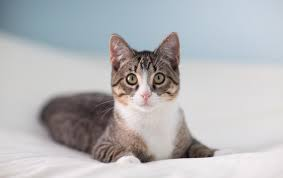
#> input picture images/images.jpeg, 283 x 178 px; its folder holds 2 pictures in this run
$ python Patch.py
#> lines starting #> are read from the running program, lines starting #| are printed output that depends on the picture
import os
import sys
import math
if '/opt/ros/kinetic/lib/python2.7/dist-packages' in sys.path:
    sys.path.remove('/opt/ros/kinetic/lib/python2.7/dist-packages')
import cv2
import numpy as np
from typing import List


class Patch:

    def __init__(self, img, xc, yc, id, w=96, h=96, gap_size=48, center=False):
        assert int(xc)==xc, 'xc must be an integer'
        assert int(yc)==yc, 'yc must be an integer'

        self.w = w
        self.h = h
        self.g = gap_size
        self.id = id
        if center:
            self.id = -1
            self.x = xc
            self.y = yc
        elif id == 0:
            self.x = xc - self.w - self.g
            self.y = yc - self.h - self.g
        elif id == 1:
            self.x = xc
            self.y = yc - self.h - self.g
        elif id == 2:
            self.x = xc + self.w + self.g
            self.y = yc - self.h - self.g
        elif id == 3:
            self.x = xc - self.w - self.g
            self.y = yc
        elif id == 4:
            self.x = xc + self.w + self.g
            self.y = yc
        elif id == 5:
            self.x = xc - self.w - self.g
            self.y = yc + self.h + self.g
        elif id == 6:
            self.x = xc
            self.y = yc + self.h + self.g
        elif id == 7:
            self.x = xc + self.w + self.g
            self.y = yc + self.h + self.g
        else:
            raise ValueError('patch id must be in range from 0 to 7')
        self.img = img
        self.img_patch = self.img[self.y-self.h//2 : self.y+self.h//2, self.x-self.w//2 : self.x+self.w//2]

    def applyRandomJitter(self, amount=7):
        self.x += np.random.randint(-amount, amount+1)
        self.y += np.random.randint(-amount, amount+1)

    def applyMeanSubtraction(self):
        ## get the patch img from the original image, cast it to float32, and subtract the mean of each color channel.
        self.img_patch = self.img[self.y-self.h//2 : self.y+self.h//2, self.x-self.w//2 : self.x+self.w//2]
        self.img_patch = self.img_patch.astype(np.float32)
        for i in range(3):
            self.img_patch[:, :, i] -= np.mean(self.img_patch[:, :, i])
        return self.img_patch

    def applyColorDropping(self):
        keptColor = np.random.randint(0, 3)
        keptColor_std = np.std(self.img_patch[:, :, keptColor])
        for i in range(3):
            if i == keptColor:
                continue
            self.img_patch[:, :, i] = np.random.normal(loc=0.0, scale=keptColor_std/100, size=(self.h, self.w))
        return self.img_patch

    def applyPixelation(self, rate=0.2, downsamplingSizesNum=20):
        if np.random.rand() > rate:
            return self.img_patch

        originalSize = self.h*self.w
        sizes = np.linspace(100, originalSize//2, num=downsamplingSizesNum)
        size = np.random.choice(sizes)
        f = math.sqrt(size/originalSize)
        img_patch_temp = cv2.resize(self.img_patch, (0, 0), fx=f, fy=f)
        self.img_patch = cv2.resize(img_patch_temp, (self.w, self.h))
        return self.img_patch

    def getImage(self):
        return self.img_patch

    ## Debuging functions
    def plotCenter(self, img, color=(255, 0, 0)):
        cv2.circle(img,(self.x, self.y), 5, color, -1)
        cv2.putText(img, str(self.id), (self.x, self.y), cv2.FONT_HERSHEY_SIMPLEX, 1, color)

    def plotOnImage(self, img):
        img[self.y-self.h//2 : self.y+self.h//2, self.x-self.w//2 : self.x+self.w//2] = self.img_patch


def test_patch_class(img):
    h, w, _ = img.shape
    centerPatch = Patch(img, w//2, h//2, -1, center=True)
    centerPatch.plotCenter(img)
    patchList = []
    for id in range(8):
        patch = Patch(img, xc=w//2, yc=h//2, id=id)

        patch.applyRandomJitter()

        # patch.plotCenter(img)

        patch_img = patch.getImage()
        assert patch_img.shape==(96, 96, 3), 'error in the dimentions of the patch img, found {} expected {}'.format(patch_img.shape, (96, 96, 3))
        cv2.imshow('patch_{}'.format(id), patch_img)

        ## applying Mean Subtraction
        patch_img_zeroMean = patch.applyMeanSubtraction()
        for i in range(3):
            mean = np.mean(patch_img_zeroMean[:, :, i])
            assert np.isclose(mean, 0.0, rtol=0, atol=1e-5), 'the mean of color channel #{} is not close to zero'.format(i)

        cv2.imshow('patch_{}_zeroMean'.format(id), patch_img_zeroMean)

        ## applying color dropping
        patch_img_zeroMean_colorDropped = patch.applyColorDropping()
        stds = [np.std(patch_img_zeroMean_colorDropped[:, :, i]) for i in range(3)]
        stds.sort()
        for i in range(2):
            assert np.isclose(stds[i]*100, stds[2], rtol=0, atol=1), 'large difference between the dropped colors\' stds and the kept color\'s std'

        cv2.imshow('patch_{}_zeroMean_colorDropped'.format(id), patch_img_zeroMean_colorDropped)

        ## applying pixelation
        patch_img_zeroMean_colorDropped_pixeled = patch.applyPixelation(rate=1, downsamplingSizesNum=3)

        cv2.imshow('patch_{}_zeroMean_colorDropped_pixeled'.format(id), patch_img_zeroMean_colorDropped_pixeled)

        patchList.append(patch)
    return patchList

# [46 lines left out: functions plotAllPatches, plotLines, not called in this run]

def process_image(img_name):
    img = cv2.imread(img_name)
    '''
        resizing:
            hmin = wmin = (48 + 48 + 96 + 7)*2 = 398 ~= 400
    '''
    hmin = 400
    h, w, _ = img.shape
    if h*w//1000 < 400:
        f = hmin*1.5/min(h, w)
        img_scaled = cv2.resize(img, (0, 0), fx=f, fy=f)
    else:
        img_scaled = img

    patchList = test_patch_class(np.copy(img_scaled))

    plotLines(img_scaled, img_scaled.shape[1]//2, img_scaled.shape[0]//2)

    # cv2.imshow('image', img)
    cv2.imshow('image scaled', img_scaled)
    cv2.waitKey(0)


def main():
    images_dir = './images'
    image_names = [os.path.join(images_dir, I) for I in os.listdir(images_dir)]
    process_image(image_names[1])
#> in process_image, img is the input picture: shape (178, 283, 3); mean B, G, R 185, 182.4, 182
#> in __init__, `self.img_patch = self.img[self.y-self.h//2 : self.y+self.h//2, self.x-..`:
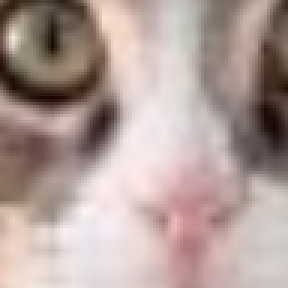
#> self.img_patch: shape (96, 96, 3) (shown 3 times larger); mean of channels 0, 1, 2 154.2, 159.4, 178; drawn as B, G, R
#> in plotCenter, `cv2.circle(img,(self.x, self.y), 5, color, -1)`: img: shape (600, 954, 3); mean of channels 0, 1, 2 185, 182.3, 181.9
#> in plotCenter, `cv2.putText(img, str(self.id), (self.x, self.y), cv2.FONT_HERSHEY_SIMP..`: img: shape (600, 954, 3); mean of channels 0, 1, 2 185, 182.2, 181.9
#> the loop in test_patch_class, `for id in range(8):` made 2 passes
#> keptColor_std in applyColorDropping on pass 1: 24.03
#> pass 1, in __init__ (call 2), `self.img_patch = self.img[self.y-self.h//2 : self.y+self.h//2, self.x-..`:
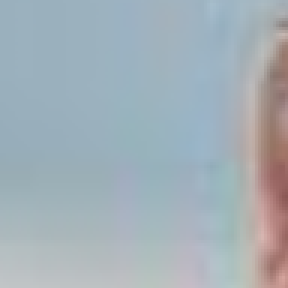
#> self.img_patch: shape (96, 96, 3) (shown 3 times larger); mean of channels 0, 1, 2 183.4, 175.6, 163.1; drawn as B, G, R
#> pass 1, in applyMeanSubtraction, `self.img_patch = self.img[self.y-self.h//2 : self.y+self.h//2, self.x-..`:
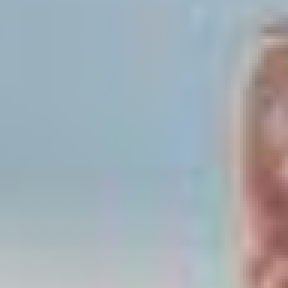
#> self.img_patch: shape (96, 96, 3) (shown 3 times larger); mean of channels 0, 1, 2 180, 172.7, 162.6; drawn as B, G, R
#> pass 1, in test_patch_class, `patch_img_zeroMean = patch.applyMeanSubtraction()`:
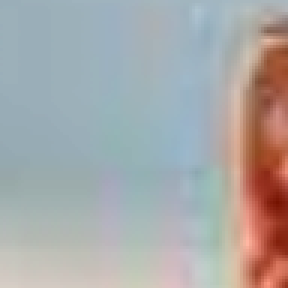
#> patch_img_zeroMean: shape (96, 96, 3) float32 (shown 3 times larger); mean of channels 0, 1, 2 0, 0, 0; drawn with min black and max white
#> after the loop in test_patch_class, `for id in range(8):`: patchList = 1 item


if __name__ == '__main__':
#> (the run stopped early here; a loop or call above may not have finished)
